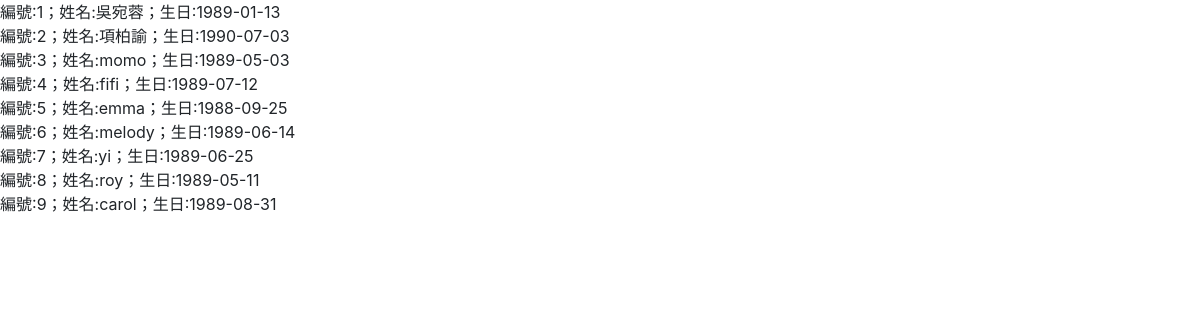
The page /connect-SQL/require-sql.php on the database as committed earlier.
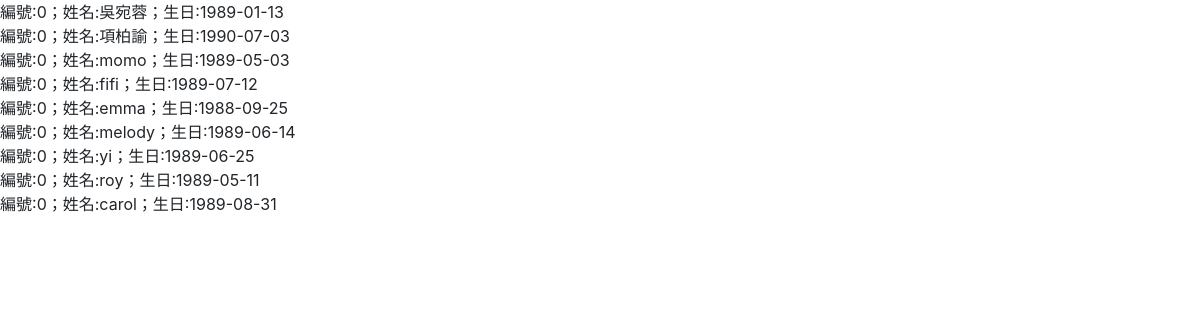
The same page on the database as committed later.
### tables this page shows
CREATE TABLE `address_book2` (
  `sid` int(11) NOT NULL,
  `name` varchar(255) NOT NULL,
  `email` varchar(255) DEFAULT NULL,
  `mobile` varchar(255) NOT NULL,
  `address` varchar(255) NOT NULL,
  `birthday` date NOT NULL,
  `create_at` datetime NOT NULL
);

### connect-SQL/require-sql.php (the view, shortened to what this page needs)
<?php include __DIR__.'../../parts/comfig.php' ?>
<?php
    $stmt = $pdo ->query('SELECT * FROM address_book2 ');
    while($row = $stmt ->fetch()){
        echo "編號:{$row['sid']}；姓名:{$row['name']}；生日:{$row['birthday']}<br>";
    };
?>
<?php include __DIR__.'../../parts/html-head.php' ?>

Rows that differ between the two databases and show on the page:
removed address_book2: sid "1", name "吳宛蓉", birthday "1989-01-13"
removed address_book2: sid "2", name "項柏諭", birthday "1990-07-03"
removed address_book2: sid "3", name "momo", birthday "1989-05-03"
removed address_book2: sid "4", name "fifi", birthday "1989-07-12"
removed address_book2: sid "5", name "emma", birthday "1988-09-25"
removed address_book2: sid "6", name "melody", birthday "1989-06-14"
removed address_book2: sid "7", name "yi", birthday "1989-06-25"
removed address_book2: sid "8", name "roy", birthday "1989-05-11"
removed address_book2: sid "9", name "carol", birthday "1989-08-31"
added address_book2: sid "0", name "吳宛蓉", birthday "1989-01-13"
added address_book2: sid "0", name "項柏諭", birthday "1990-07-03"
added address_book2: sid "0", name "momo", birthday "1989-05-03"
added address_book2: sid "0", name "fifi", birthday "1989-07-12"
added address_book2: sid "0", name "emma", birthday "1988-09-25"
added address_book2: sid "0", name "melody", birthday "1989-06-14"
added address_book2: sid "0", name "yi", birthday "1989-06-25"
added address_book2: sid "0", name "roy", birthday "1989-05-11"
added address_book2: sid "0", name "carol", birthday "1989-08-31"
